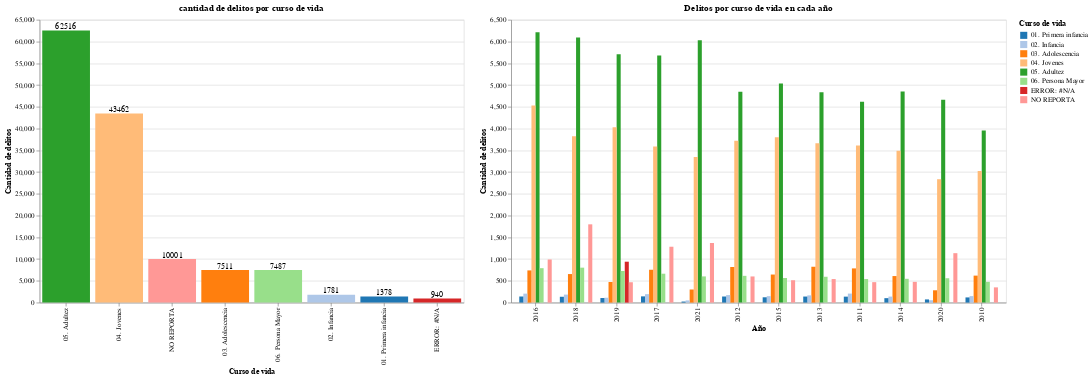

The cell this chart's notebook holds for it:
### Code cell
# graficos de barras por curso de vida 
bars_age_crime = alt.Chart(age_crime).mark_bar().encode(
    x=alt.X("CURSO_DE_VIDA:O", title="Curso de vida", sort="-y"),
    y=alt.Y("count:Q", title="Cantidad de delitos"),
    color=alt.Color("CURSO_DE_VIDA:N", legend=alt.Legend(title="Curso de vida"), scale=alt.Scale(scheme="category20"))
    
).properties(
    width=600,
    height=400,
    title="cantidad de delitos por curso de vida"
)

text_age_crime = bars_age_crime.mark_text(
    align='center',
    baseline='bottom',
).encode(
    text='count:Q',
    color=alt.value('black')
)    
chart_age_crime = bars_age_crime + text_age_crime

# grafico de barras por curso de vida para cada año
bars_yrly_age = alt.Chart(yrly_age_crime).mark_bar().encode(
    x=alt.X("ANO:O", title="Año", sort="-y"),
    y=alt.Y("count:Q", title="Cantidad de delitos"),
    color=alt.Color("CURSO_DE_VIDA:O", legend=alt.Legend(title="Curso de vida"), scale=alt.Scale(scheme="category20")),
    xOffset='CURSO_DE_VIDA:O',
).properties(
    width=700,
    height=400,
    title="Delitos por curso de vida en cada año"
)

chart = alt.hconcat(chart_age_crime, bars_yrly_age)
chart

### Figure 1 — Vega-Lite specification as saved in the notebook (floating-point values rounded to 4 significant figures)
{"config": {"view": {"continuousWidth": 300, "continuousHeight": 300}}, "hconcat": [{"layer": [{"mark": {"type": "bar"}, "encoding": {"color": {"field": "CURSO_DE_VIDA", "legend": {"title": "Curso de vida"}, "scale": {"scheme": "category20"}, "type": "nominal"}, "x": {"field": "CURSO_DE_VIDA", "sort": "-y", "title": "Curso de vida", "type": "ordinal"}, "y": {"field": "count", "title": "Cantidad de delitos", "type": "quantitative"}}, "title": "cantidad de delitos por curso de vida"}, {"mark": {"type": "text", "align": "center", "baseline": "bottom"}, "encoding": {"color": {"value": "black"}, "text": {"field": "count", "type": "quantitative"}, "x": {"field": "CURSO_DE_VIDA", "sort": "-y", "title": "Curso de vida", "type": "ordinal"}, "y": {"field": "count", "title": "Cantidad de delitos", "type": "quantitative"}}, "title": "cantidad de delitos por curso de vida"}], "data": {"name": "data-0bc52181b1e3f9bfc60ca29d8fd453a4"}, "height": 400, "width": 600}, {"data": {"name": "data-73aa9b09485a19b219d0067e73816131"}, "mark": {"type": "bar"}, "encoding": {"color": {"field": "CURSO_DE_VIDA", "legend": {"title": "Curso de vida"}, "scale": {"scheme": "category20"}, "type": "ordinal"}, "x": {"field": "ANO", "sort": "-y", "title": "Año", "type": "ordinal"}, "xOffset": {"field": "CURSO_DE_VIDA", "type": "ordinal"}, "y": {"field": "count", "title": "Cantidad de delitos", "type": "quantitative"}}, "height": 400, "title": "Delitos por curso de vida en cada año", "width": 700}], "$schema": "https://vega.github.io/schema/vega-lite/v5.15.1.json", "datasets": {"data-0bc52181b1e3f9bfc60ca29d8fd453a4": [{"CURSO_DE_VIDA": "05. Adultez", "count": 62516}, {"CURSO_DE_VIDA": "04. Jovenes", "count": 43462}, {"CURSO_DE_VIDA": "NO REPORTA", "count": 10001}, {"CURSO_DE_VIDA": "03. Adolescencia", "count": 7511}, {"CURSO_DE_VIDA": "06. Persona Mayor", "count": 7487}, {"CURSO_DE_VIDA": "02. Infancia", "count": 1781}, {"CURSO_DE_VIDA": "01. Primera infancia", "count": 1378}, {"CURSO_DE_VIDA": "ERROR: #N/A", "count": 940}], "data-73aa9b09485a19b219d0067e73816131": [{"ANO": "2016", "CURSO_DE_VIDA": "05. Adultez", "count": 6211}, {"ANO": "2018", "CURSO_DE_VIDA": "05. Adultez", "count": 6092}, {"ANO": "2021", "CURSO_DE_VIDA": "05. Adultez", "count": 6030}, {"ANO": "2019", "CURSO_DE_VIDA": "05. Adultez", "count": 5709}, {"ANO": "2017", "CURSO_DE_VIDA": "05. Adultez", "count": 5679}, {"ANO": "2015", "CURSO_DE_VIDA": "05. Adultez", "count": 5033}, {"ANO": "2014", "CURSO_DE_VIDA": "05. Adultez", "count": 4852}, {"ANO": "2012", "CURSO_DE_VIDA": "05. Adultez", "count": 4847}, {"ANO": "2013", "CURSO_DE_VIDA": "05. Adultez", "count": 4833}, {"ANO": "2020", "CURSO_DE_VIDA": "05. Adultez", "count": 4663}, {"ANO": "2011", "CURSO_DE_VIDA": "05. Adultez", "count": 4614}, {"ANO": "2016", "CURSO_DE_VIDA": "04. Jovenes", "count": 4531}, {"ANO": "2019", "CURSO_DE_VIDA": "04. Jovenes", "count": 4033}, {"ANO": "2010", "CURSO_DE_VIDA": "05. Adultez", "count": 3953}, {"ANO": "2018", "CURSO_DE_VIDA": "04. Jovenes", "count": 3824}, {"ANO": "2015", "CURSO_DE_VIDA": "04. Jovenes", "count": 3801}, {"ANO": "2012", "CURSO_DE_VIDA": "04. Jovenes", "count": 3718}, {"ANO": "2013", "CURSO_DE_VIDA": "04. Jovenes", "count": 3662}, {"ANO": "2011", "CURSO_DE_VIDA": "04. Jovenes", "count": 3612}, {"ANO": "2017", "CURSO_DE_VIDA": "04. Jovenes", "count": 3589}, {"ANO": "2014", "CURSO_DE_VIDA": "04. Jovenes", "count": 3488}, {"ANO": "2021", "CURSO_DE_VIDA": "04. Jovenes", "count": 3344}, {"ANO": "2010", "CURSO_DE_VIDA": "04. Jovenes", "count": 3024}, {"ANO": "2020", "CURSO_DE_VIDA": "04. Jovenes", "count": 2836}, {"ANO": "2018", "CURSO_DE_VIDA": "NO REPORTA", "count": 1799}, {"ANO": "2021", "CURSO_DE_VIDA": "NO REPORTA", "count": 1370}, {"ANO": "2017", "CURSO_DE_VIDA": "NO REPORTA", "count": 1284}, {"ANO": "2020", "CURSO_DE_VIDA": "NO REPORTA", "count": 1136}, {"ANO": "2016", "CURSO_DE_VIDA": "NO REPORTA", "count": 991}, {"ANO": "2019", "CURSO_DE_VIDA": "ERROR: #N/A", "count": 940}, {"ANO": "2013", "CURSO_DE_VIDA": "03. Adolescencia", "count": 824}, {"ANO": "2012", "CURSO_DE_VIDA": "03. Adolescencia", "count": 818}, {"ANO": "2018", "CURSO_DE_VIDA": "06. Persona Mayor", "count": 803}, {"ANO": "2016", "CURSO_DE_VIDA": "06. Persona Mayor", "count": 791}, {"ANO": "2011", "CURSO_DE_VIDA": "03. Adolescencia", "count": 786}, {"ANO": "2017", "CURSO_DE_VIDA": "03. Adolescencia", "count": 755}, {"ANO": "2016", "CURSO_DE_VIDA": "03. Adolescencia", "count": 740}, {"ANO": "2019", "CURSO_DE_VIDA": "06. Persona Mayor", "count": 726}, {"ANO": "2017", "CURSO_DE_VIDA": "06. Persona Mayor", "count": 664}, {"ANO": "2018", "CURSO_DE_VIDA": "03. Adolescencia", "count": 656}, {"ANO": "2015", "CURSO_DE_VIDA": "03. Adolescencia", "count": 645}, {"ANO": "2010", "CURSO_DE_VIDA": "03. Adolescencia", "count": 620}, {"ANO": "2012", "CURSO_DE_VIDA": "06. Persona Mayor", "count": 615}, {"ANO": "2014", "CURSO_DE_VIDA": "03. Adolescencia", "count": 610}, {"ANO": "2021", "CURSO_DE_VIDA": "06. Persona Mayor", "count": 602}, {"ANO": "2012", "CURSO_DE_VIDA": "NO REPORTA", "count": 601}, {"ANO": "2013", "CURSO_DE_VIDA": "06. Persona Mayor", "count": 594}, {"ANO": "2015", "CURSO_DE_VIDA": "06. Persona Mayor", "count": 566}, {"ANO": "2020", "CURSO_DE_VIDA": "06. Persona Mayor", "count": 560}, {"ANO": "2014", "CURSO_DE_VIDA": "06. Persona Mayor", "count": 547}, {"ANO": "2011", "CURSO_DE_VIDA": "06. Persona Mayor", "count": 541}, {"ANO": "2013", "CURSO_DE_VIDA": "NO REPORTA", "count": 541}, {"ANO": "2015", "CURSO_DE_VIDA": "NO REPORTA", "count": 514}, {"ANO": "2010", "CURSO_DE_VIDA": "06. Persona Mayor", "count": 478}, {"ANO": "2014", "CURSO_DE_VIDA": "NO REPORTA", "count": 477}, {"ANO": "2019", "CURSO_DE_VIDA": "03. Adolescencia", "count": 473}, {"ANO": "2011", "CURSO_DE_VIDA": "NO REPORTA", "count": 470}, {"ANO": "2019", "CURSO_DE_VIDA": "NO REPORTA", "count": 468}, {"ANO": "2010", "CURSO_DE_VIDA": "NO REPORTA", "count": 350}, {"ANO": "2021", "CURSO_DE_VIDA": "03. Adolescencia", "count": 301}, {"ANO": "2020", "CURSO_DE_VIDA": "03. Adolescencia", "count": 283}, {"ANO": "2011", "CURSO_DE_VIDA": "02. Infancia", "count": 207}, {"ANO": "2016", "CURSO_DE_VIDA": "02. Infancia", "count": 206}, {"ANO": "2017", "CURSO_DE_VIDA": "02. Infancia", "count": 194}, {"ANO": "2018", "CURSO_DE_VIDA": "02. Infancia", "count": 184}, {"ANO": "2012", "CURSO_DE_VIDA": "02. Infancia", "count": 173}, {"ANO": "2013", "CURSO_DE_VIDA": "02. Infancia", "count": 166}, {"ANO": "2010", "CURSO_DE_VIDA": "02. Infancia", "count": 149}, {"ANO": "2015", "CURSO_DE_VIDA": "02. Infancia", "count": 148}, {"ANO": "2017", "CURSO_DE_VIDA": "01. Primera infancia", "count": 143}, {"ANO": "2016", "CURSO_DE_VIDA": "01. Primera infancia", "count": 140}, {"ANO": "2012", "CURSO_DE_VIDA": "01. Primera infancia", "count": 140}, {"ANO": "2013", "CURSO_DE_VIDA": "01. Primera infancia", "count": 139}, {"ANO": "2014", "CURSO_DE_VIDA": "02. Infancia", "count": 138}, {"ANO": "2011", "CURSO_DE_VIDA": "01. Primera infancia", "count": 137}, {"ANO": "2018", "CURSO_DE_VIDA": "01. Primera infancia", "count": 134}, {"ANO": "2015", "CURSO_DE_VIDA": "01. Primera infancia", "count": 122}, {"ANO": "2010", "CURSO_DE_VIDA": "01. Primera infancia", "count": 119}, {"ANO": "2019", "CURSO_DE_VIDA": "02. Infancia", "count": 112}, {"ANO": "2019", "CURSO_DE_VIDA": "01. Primera infancia", "count": 105}, {"ANO": "2014", "CURSO_DE_VIDA": "01. Primera infancia", "count": 102}, {"ANO": "2020", "CURSO_DE_VIDA": "01. Primera infancia", "count": 73}, {"ANO": "2020", "CURSO_DE_VIDA": "02. Infancia", "count": 54}, {"ANO": "2021", "CURSO_DE_VIDA": "02. Infancia", "count": 50}, {"ANO": "2021", "CURSO_DE_VIDA": "01. Primera infancia", "count": 24}]}}
